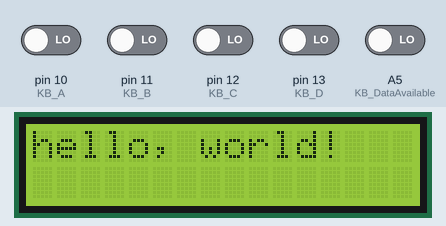
Simulated run of this sketch. Board: Arduino Uno, built with avr-gcc and run on an emulated ATmega328P. Shown: 16×2 character LCD. The inputs (shaded band) are chosen by the test bench; at power-on: A5 (KB_DataAvailable), pin 10 (KB_A), pin 11 (KB_B), pin 12 (KB_C), pin 13 (KB_D) LOW.

Above: at 1.2 s.
1.3 s: A5 (KB_DataAvailable) driven HIGH
At 2.4 s:
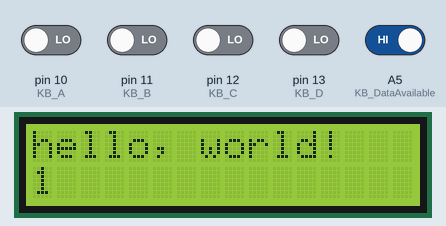
2.8 s: pin 10 (KB_A) driven HIGH
At 3.7 s:
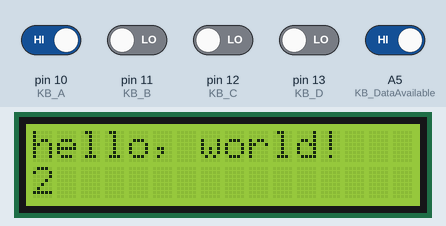
4.3 s: pin 11 (KB_B) driven HIGH
At 5.0 s:
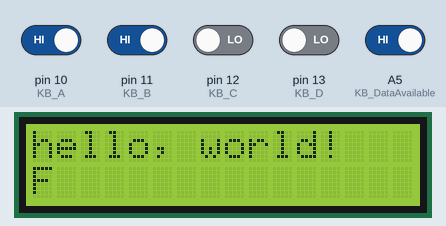
5.8 s: pin 12 (KB_C) driven HIGH
7.3 s: pin 13 (KB_D) driven HIGH
At 7.6 s:
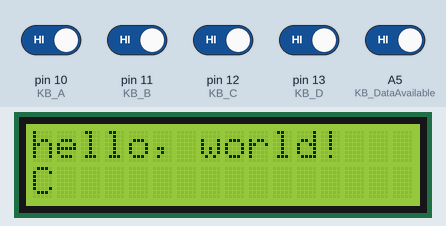
8.8 s: pin 10 (KB_A) driven LOW
At 10.1 s:
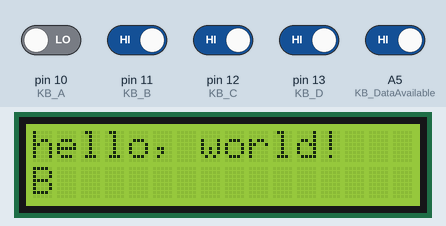
Timing chart, 0 to 11.3 s (numbered marks = the images above; inputs shaded):
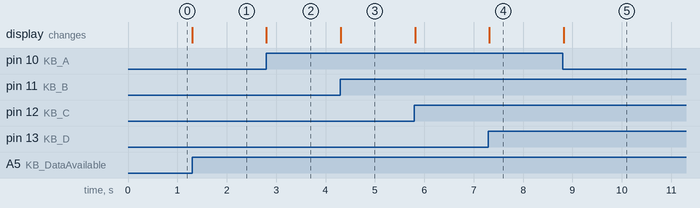

The sketch:

MA2012_LCD16x2_KB.ino
```cpp
//This program reads a keypad and displays a LCD screen

// include the library code:
#include <LiquidCrystal.h>

// initialize the library by associating any needed LCD interface pin
// with the arduino pin number it is connected to
const int rs = 6, en = 7, d4 = 5, d5 = 4, d6 = 3, d7 = 2;
LiquidCrystal lcd(rs, en, d4, d5, d6, d7);


// Pins for 74C922 keypad encoder
int KB_DataAvailable=A5;//Data ready pin from Keyboard
int KB_A=10;
int KB_B=11;
int KB_C=12;
int KB_D=13;

// Declare keypad layout
char keys[] = {'1','2','3','F',
               '4','5','6','E',
               '7','8','9','D',
               'A','0','B','C'};

#define NO_OF_CHAR 1
char d[NO_OF_CHAR+1];//FIFO queue for characters to display


void setup(void) {
  int i;
  for(i=0;i<NO_OF_CHAR;i++) d[i]=' ';
  d[NO_OF_CHAR]=0; // end with NULL
  //initialize pins for keypad
  pinMode(KB_DataAvailable,INPUT);
  pinMode(KB_A,INPUT);
  pinMode(KB_B,INPUT);
  pinMode(KB_C,INPUT);
  pinMode(KB_D,INPUT);


  // set up the LCD's number of columns and rows:
  lcd.begin(16, 2);
  // Print a message to the LCD.
  lcd.print("hello, world!");
  }

void loop(void) {
    //check if the keypad is hit
    if(digitalRead(KB_DataAvailable))
    {
      KB_Read(); //read the keypad

      // set the cursor to column 0, line 1
      // (note: line 1 is the second row, since counting begins with 0):
      lcd.setCursor(0, 1);
      // print the KEY being pressed:
      lcd.print(d);
      delay(100);
    }
}
void KB_Read() {
  int ka,kb,kc,kd,i;
  char k;
  ka=digitalRead(KB_A); //read encoder output A
  kb=digitalRead(KB_B); //read encoder output B
  kc=digitalRead(KB_C); //read encoder output C
  kd=digitalRead(KB_D); //read encoder output D

  k=ka+kb*2+kc*4+kd*8; // combine the encoder outputs

  for(i=0;i<(NO_OF_CHAR-1);i++) d[i]=d[i+1];//move displayed characters in FIFO queue forward discarding the first one
  d[NO_OF_CHAR-1]=keys[k]; // update the key into the queue
  d[NO_OF_CHAR]=0; // end with NULL
}
```

Measured:
- after the input at 1.3 s, the display: changes at once (image 1)
- after the input at 2.8 s, the display: changes at once (image 2)
- after the input at 4.3 s, the display: changes at once (image 3)
- after the input at 7.3 s, the display: changes at once (image 4)
- after the input at 8.8 s, the display: changes at once (image 5)
